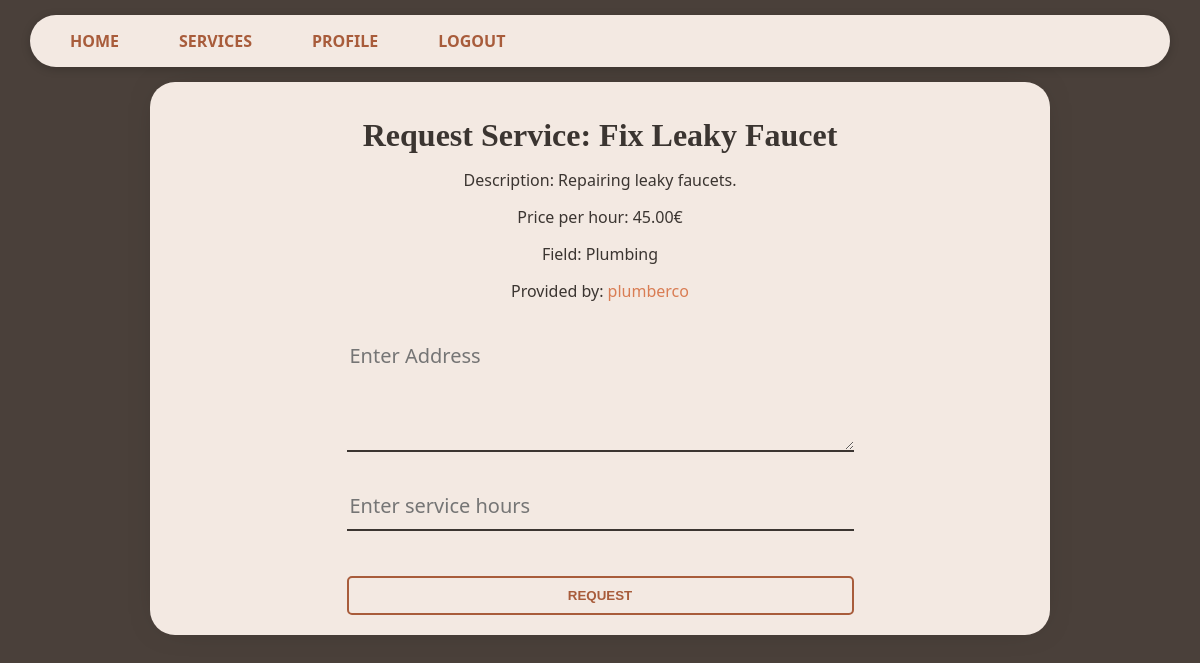
/services/1/request_service/ (signed in), run on the app's committed database.
### services/models.py (models this page shows, shortened)
class Service(models.Model):
    company = models.ForeignKey(Company, on_delete=models.CASCADE)
    name = models.CharField(max_length=40)
    description = models.TextField()
    price_hour = models.DecimalField(decimal_places=2, max_digits=100)
    rating = models.IntegerField(validators=[MinValueValidator(
        0), MaxValueValidator(5)], default=0)
    choices = (
        ('Air Conditioner', 'Air Conditioner'),
        ('Carpentry', 'Carpentry'),
        ('Electricity', 'Electricity'),
        ('Gardening', 'Gardening'),
        ('Home Machines', 'Home Machines'),
        ('House Keeping', 'House Keeping'),
        ('Interior Design', 'Interior Design'),
        ('Locks', 'Locks'),
        ('Painting', 'Painting'),
        ('Plumbing', 'Plumbing'),
        ('Water Heaters', 'Water Heaters'),
    )
    field = models.CharField(max_length=30, blank=False,
                             null=False, choices=choices)
    date = models.DateTimeField(auto_now=True, null=False)

### users/models.py (models this page shows, shortened)
class Company(models.Model):
    user = models.OneToOneField(
        User, on_delete=models.CASCADE, primary_key=True)
    field = models.CharField(max_length=70, choices=(('Air Conditioner', 'Air Conditioner'),
                                                     ('All in One', 'All in One'),
                                                     ('Carpentry', 'Carpentry'),
                                                     ('Electricity',
                                                      'Electricity'),
                                                     ('Gardening', 'Gardening'),
                                                     ('Home Machines',
                                                      'Home Machines'),
                                                     ('House Keeping',
                                                      'House Keeping'),
                                                     ('Interior Design',
                                                      'Interior Design'),
                                                     ('Locks', 'Locks'),
                                                     ('Painting', 'Painting'),
                                                     ('Plumbing', 'Plumbing'),
                                                     ('Water Heaters', 'Water Heaters')), blank=False, null=False)
    rating = models.IntegerField(
        validators=[MaxValueValidator(5), MinValueValidator(0)], default=0)

class User(AbstractUser):
    is_company = models.BooleanField(default=False)
    is_customer = models.BooleanField(default=False)
    email = models.CharField(max_length=100, unique=True)

### services/views.py (the view)
# urls.py: path('<int:id>/request_service/', v.request_service, name='request_service'),
@login_required                     # @login_required decorator is a built-in feature of Django's authentication system (checks active session and logged in)
def request_service(request, id):   # Django has attached a User object (users.User) to the request object when they logged in with middleware
    if not request.user.is_customer:
        return redirect('/')
    service = Service.objects.get(id=id)
    customer = Customer.objects.get(user=request.user)
    if request.method == 'POST':
        form = RequestServiceForm(request.POST)
        if form.is_valid():
            address = form.cleaned_data['address']
            service_time = form.cleaned_data['service_time']
            ServiceRequest.objects.create(
                customer=customer,
                service=service,
                address=address,
                service_time=service_time
            )
            return redirect('/services')
    else:
        form = RequestServiceForm()
    return render(request, 'services/request_service.html', {'form': form, 'service': service})

### services/forms.py
class RequestServiceForm(forms.Form):
    address = forms.CharField(widget=forms.Textarea(attrs={'placeholder': 'Enter Address'}), label='Address')
    service_time = forms.DecimalField(decimal_places=1, max_digits=5, min_value=0.00, widget=forms.NumberInput(attrs={'placeholder': 'Enter service hours'}), label='Service Time (hours)')

### services/templates/services/request_service.html (shortened to what this page needs)
{% extends 'main/base.html' %}
{% block content %}
    <p class="title">Request Service: {{ service.name }}</p>
    <p>Description: {{ service.description }}</p>
    <p>Price per hour: {{ service.price_hour }}€</p>
    <p>Field: {{ service.field }}</p>
    <p>Provided by: <a href="/company/{{ service.company.user.username }}">{{ service.company.user.username }}</a></p>
    <div class="form-container">
        <form method="post">
            {{ form.as_p }}
            <button type="submit">Request</button>
        </form>
    </div>
{% endblock %}

### static/css/style.css (style rules this page uses)
:root { --primary-color: #4a403a; --secondary-color: #f3e9e2; --accent-color: #d97d54; --accent-color-dark: #a85c3b; --text-color-light: #f3e9e2; --text-color-dark: #3b3531; --error-color: #c94a4a; --border-color: #d1c7c0; --font-family-sans-serif: system-ui, -apple-system, BlinkMacSystemFont, "Segoe UI", Roboto, "Helvetica Neue", Arial, sans-serif; --font-family-serif: Iowan Old Style, "Apple Garamond", Baskerville, "Times New Roman", "Droid Serif", Times, "Source Serif Pro", serif; --font-size-base: 1rem; --font-size-lg: 1.25rem; --font-size-xl: 1.5rem; --font-size-xxl: 2rem; --font-weight-normal: 400; --font-weight-bold: 700; }
body { background: var(--primary-color); font-family: var(--font-family-sans-serif); padding: 0; margin: 0; color: var(--text-color-light); }
a { color: var(--accent-color); text-decoration: none; transition: color 0.2s; }
.content p { text-align: center; margin: 15px 0; }
.title { text-align: center; font-family: var(--font-family-serif); font-size: var(--font-size-xxl); font-weight: var(--font-weight-bold); text-decoration-color: var(--accent-color-dark); }
button, .like_button { border: 2px solid var(--accent-color-dark); border-radius: 5px; padding: 10px; transition: background-color 0.3s, color 0.3s; color: var(--accent-color-dark); text-decoration: none; text-transform: uppercase; cursor: pointer; margin-top: 30px; background-color: transparent; font-weight: var(--font-weight-bold); }
form { margin: 0 auto; display: grid; width: 65%; }
form p { margin: 10px 0; }
form input, form select, form textarea { padding: 10px 3px; font-size: var(--font-size-lg); display: block; border: none; border-bottom: 2px solid var(--text-color-dark); background-color: inherit; transition: border-bottom 0.5s; font-family: inherit; color: var(--text-color-dark); width: 100%; box-sizing: border-box; }
form textarea { max-height: 7.5rem; overflow-y: auto; }

### data on the page
Service: name "Fix Leaky Faucet", description "Repairing leaky faucets.", price_hour "45.00", field "Plumbing", company.user.username "plumberco"
